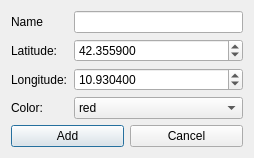
<?xml version="1.0" encoding="UTF-8"?>
<ui version="4.0">
 <class>NewPointDialog</class>
 <widget class="QDialog" name="NewPointDialog">
  <property name="geometry">
   <rect>
    <x>0</x>
    <y>0</y>
    <width>254</width>
    <height>149</height>
   </rect>
  </property>
  <property name="windowTitle">
   <string>Add new GPS Point</string>
  </property>
  <layout class="QVBoxLayout" name="verticalLayout">
   <item>
    <layout class="QFormLayout" name="formLayout">
     <property name="sizeConstraint">
      <enum>QLayout::SetDefaultConstraint</enum>
     </property>
     <property name="fieldGrowthPolicy">
      <enum>QFormLayout::AllNonFixedFieldsGrow</enum>
     </property>
     <property name="rowWrapPolicy">
      <enum>QFormLayout::DontWrapRows</enum>
     </property>
     <item row="1" column="0">
      <widget class="QLabel" name="label">
       <property name="text">
        <string>Latitude:</string>
       </property>
      </widget>
     </item>
     <item row="1" column="1">
      <widget class="QDoubleSpinBox" name="pointLat">
       <property name="decimals">
        <number>6</number>
       </property>
       <property name="value">
        <double>42.355899999999998</double>
       </property>
      </widget>
     </item>
     <item row="2" column="0">
      <widget class="QLabel" name="label_2">
       <property name="text">
        <string>Longitude:</string>
       </property>
      </widget>
     </item>
     <item row="2" column="1">
      <widget class="QDoubleSpinBox" name="pointLon">
       <property name="decimals">
        <number>6</number>
       </property>
       <property name="value">
        <double>10.930400000000001</double>
       </property>
      </widget>
     </item>
     <item row="0" column="1">
      <widget class="QLineEdit" name="pointName"/>
     </item>
     <item row="0" column="0">
      <widget class="QLabel" name="label_3">
       <property name="text">
        <string>Name</string>
       </property>
      </widget>
     </item>
     <item row="3" column="1">
      <widget class="QComboBox" name="pointColor">
       <item>
        <property name="text">
         <string>red</string>
        </property>
       </item>
       <item>
        <property name="text">
         <string>green</string>
        </property>
       </item>
       <item>
        <property name="text">
         <string>yellow</string>
        </property>
       </item>
       <item>
        <property name="text">
         <string>blue</string>
        </property>
       </item>
      </widget>
     </item>
     <item row="3" column="0">
      <widget class="QLabel" name="label_4">
       <property name="text">
        <string>Color:</string>
       </property>
      </widget>
     </item>
    </layout>
   </item>
   <item>
    <layout class="QGridLayout" name="gridLayout">
     <item row="0" column="0">
      <widget class="QPushButton" name="button_add">
       <property name="text">
        <string>Add</string>
       </property>
      </widget>
     </item>
     <item row="0" column="1">
      <widget class="QPushButton" name="button_cancel">
       <property name="text">
        <string>Cancel</string>
       </property>
      </widget>
     </item>
    </layout>
   </item>
  </layout>
 </widget>
 <resources/>
 <connections/>
</ui>
